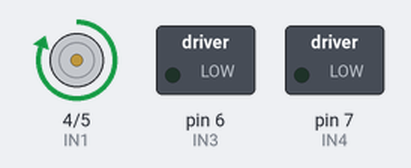
Recording of a sketch running on a simulated Arduino Uno, built with avr-gcc and run on an emulated ATmega328P. Shown: motor-driver pin pairs drawn as motors (green arrow = first pin HIGH = forward, orange = second pin HIGH = backward, longer = more drive), switched loads named in the sketch (green lamp = pin HIGH).

Above: at 1.0 s.
Timing chart, 0 to 5.8 s (numbered marks = the images above):
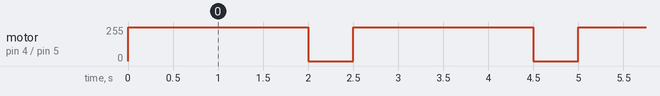

Measured:
- by itself, motor on pin 4 (IN1) / pin 5 (IN2): alternates forward 255/255 for 2.0 s and stopped for 0.50 s

The sketch:

sketch_nov02a.ino
```cpp
//Autor : FILIPEFLOP

//Definicoes pinos Arduino ligados a entrada da Ponte H
int IN1 = 4;
int IN2 = 5;
int IN3 = 6;
int IN4 = 7;

void setup()
{
  //Define os pinos como saida
 pinMode(IN1, OUTPUT);
 pinMode(IN2, OUTPUT);
 pinMode(IN3, OUTPUT);
 pinMode(IN4, OUTPUT);
}

void loop()
{
 //Gira o Motor A no sentido horario
 digitalWrite(IN1, HIGH);
 delay(2000);
 //Para o motor A
 digitalWrite(IN1, LOW);
 delay(500);
 //Gira o Motor B no sentido horario
 /*digitalWrite(IN3, HIGH);
 delay(2000);
 //Para o motor B
 digitalWrite(IN3, LOW);
 delay(500);

 //Gira o Motor A no sentido anti-horario
 digitalWrite(IN1, -HIGH);
 delay(2000);
 //Para o motor A
 digitalWrite(IN1, HIGH);
 delay(500);
 //Gira o Motor B no sentido anti-horario
 digitalWrite(IN3, LOW);
 digitalWrite(IN4, HIGH);
 delay(2000);
 //Para o motor B
 digitalWrite(IN3, HIGH);
 digitalWrite(IN4, HIGH);
 delay(500);*/
}
```
